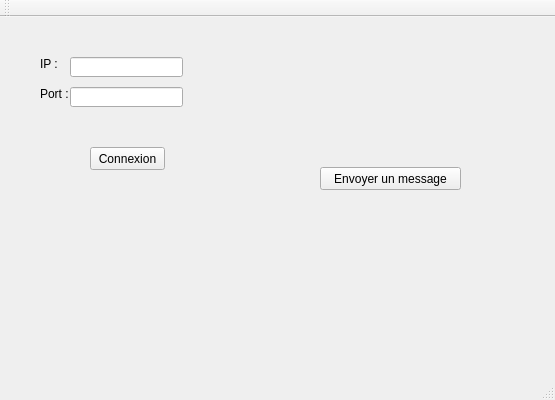
<?xml version="1.0" encoding="UTF-8"?>
<ui version="4.0">
 <class>TCPIPQTClass</class>
 <widget class="QMainWindow" name="TCPIPQTClass">
  <property name="geometry">
   <rect>
    <x>0</x>
    <y>0</y>
    <width>555</width>
    <height>400</height>
   </rect>
  </property>
  <property name="windowTitle">
   <string>TCPIPQT</string>
  </property>
  <widget class="QWidget" name="centralWidget">
   <widget class="QLabel" name="label">
    <property name="geometry">
     <rect>
      <x>40</x>
      <y>40</y>
      <width>47</width>
      <height>13</height>
     </rect>
    </property>
    <property name="text">
     <string>IP :</string>
    </property>
   </widget>
   <widget class="QLabel" name="label_2">
    <property name="geometry">
     <rect>
      <x>40</x>
      <y>70</y>
      <width>47</width>
      <height>13</height>
     </rect>
    </property>
    <property name="text">
     <string>Port :</string>
    </property>
   </widget>
   <widget class="QLineEdit" name="IPEdit">
    <property name="geometry">
     <rect>
      <x>70</x>
      <y>40</y>
      <width>113</width>
      <height>20</height>
     </rect>
    </property>
   </widget>
   <widget class="QLineEdit" name="PortEdit">
    <property name="geometry">
     <rect>
      <x>70</x>
      <y>70</y>
      <width>113</width>
      <height>20</height>
     </rect>
    </property>
   </widget>
   <widget class="QPushButton" name="pushConnectButton">
    <property name="geometry">
     <rect>
      <x>90</x>
      <y>130</y>
      <width>75</width>
      <height>23</height>
     </rect>
    </property>
    <property name="text">
     <string>Connexion</string>
    </property>
   </widget>
   <widget class="QPushButton" name="pushMessageButton">
    <property name="geometry">
     <rect>
      <x>320</x>
      <y>150</y>
      <width>141</width>
      <height>23</height>
     </rect>
    </property>
    <property name="text">
     <string>Envoyer un message</string>
    </property>
   </widget>
   <widget class="QLabel" name="label_status">
    <property name="geometry">
     <rect>
      <x>200</x>
      <y>45</y>
      <width>371</width>
      <height>31</height>
     </rect>
    </property>
    <property name="text">
     <string/>
    </property>
   </widget>
  </widget>
  <widget class="QMenuBar" name="menuBar">
   <property name="geometry">
    <rect>
     <x>0</x>
     <y>0</y>
     <width>555</width>
     <height>22</height>
    </rect>
   </property>
  </widget>
  <widget class="QToolBar" name="mainToolBar">
   <attribute name="toolBarArea">
    <enum>TopToolBarArea</enum>
   </attribute>
   <attribute name="toolBarBreak">
    <bool>false</bool>
   </attribute>
  </widget>
  <widget class="QStatusBar" name="statusBar"/>
 </widget>
 <layoutdefault spacing="6" margin="11"/>
 <resources>
  <include location="TCPIPQT.qrc"/>
 </resources>
 <connections>
  <connection>
   <sender>pushConnectButton</sender>
   <signal>clicked()</signal>
   <receiver>TCPIPQTClass</receiver>
   <slot>onConnectButtonClicked()</slot>
   <hints>
    <hint type="sourcelabel">
     <x>127</x>
     <y>174</y>
    </hint>
    <hint type="destinationlabel">
     <x>299</x>
     <y>199</y>
    </hint>
   </hints>
  </connection>
  <connection>
   <sender>pushMessageButton</sender>
   <signal>clicked()</signal>
   <receiver>TCPIPQTClass</receiver>
   <slot>onSendMessageButtonClicked()</slot>
   <hints>
    <hint type="sourcelabel">
     <x>390</x>
     <y>194</y>
    </hint>
    <hint type="destinationlabel">
     <x>299</x>
     <y>199</y>
    </hint>
   </hints>
  </connection>
 </connections>
 <slots>
  <slot>onConnectButtonClicked()</slot>
  <slot>onSendMessageButtonClicked()</slot>
 </slots>
</ui>
